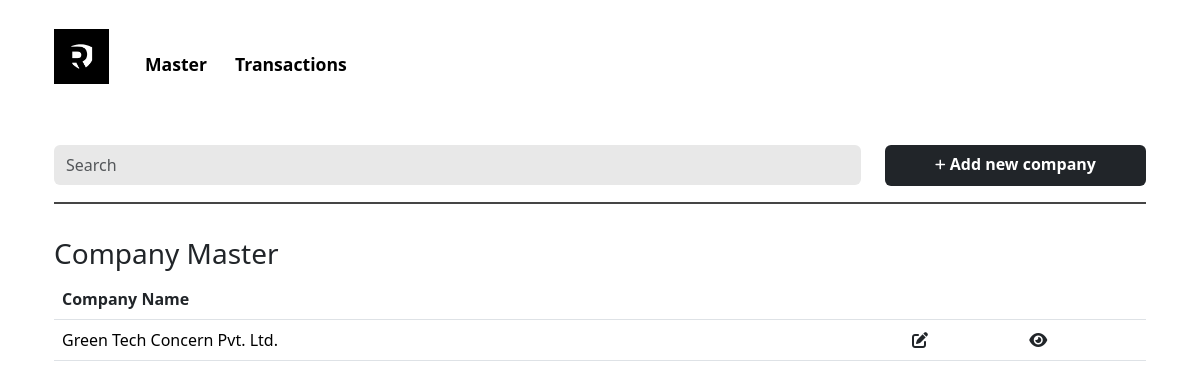
Page /master/?selection=company on the earlier database version.
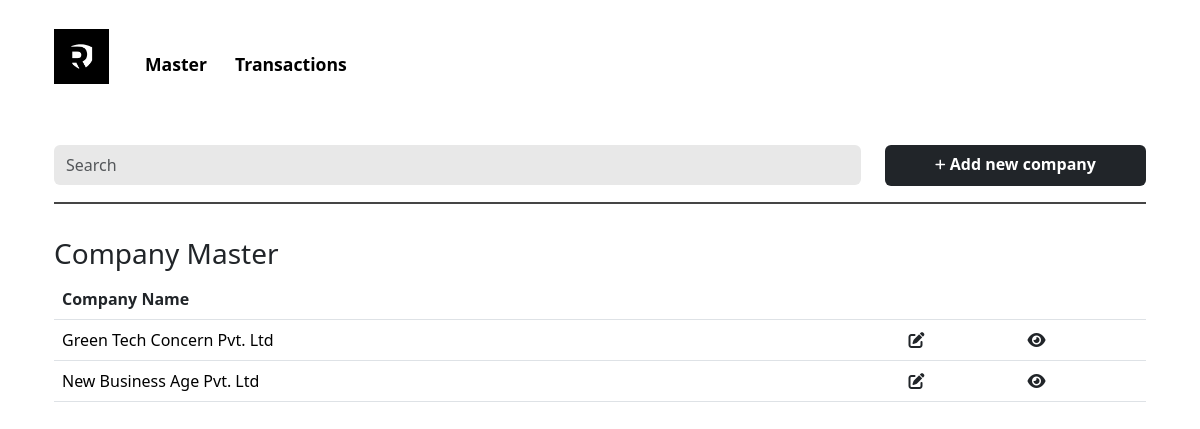
Same page on the later database version.
### resecurityapp/models.py (models this page shows, shortened)
class Company(models.Model):
    Company_Name = models.CharField(max_length=100)
    sector = models.ForeignKey(Sector, on_delete=models.CASCADE)
    address = models.CharField(max_length=255)
    city = models.CharField(max_length=100)
    country = models.CharField(max_length=100)
    Contact_Person = models.CharField(max_length=100)
    designation = models.CharField(max_length=100)
    email = models.EmailField()
    Phone_Number = models.CharField(max_length=20)
    requirement = models.ForeignKey(Requirement, on_delete=models.CASCADE)
    Requirement_Description = models.TextField()
    price = models.CharField(max_length=100)
    via = models.ForeignKey(Via, on_delete=models.CASCADE)
    status = models.ForeignKey(Status, on_delete=models.CASCADE)
    class Meta:
        verbose_name_plural = "companies"

### resecurityapp/views.py (the view)
# urls.py: path('master/', views.master, name='master'),
def master(request):
    companies = Company.objects.all()
    sectors = Sector.objects.all()
    requirements = Requirement.objects.all()
    vias = Via.objects.all()
    statuses = Status.objects.all()
    partners = Partner.objects.all()
    selection = request.GET.get('selection', None)
    return render(request, 'master.html', {'companies': companies, 'sectors': sectors, 'requirements': requirements, 'vias': vias, 'statuses': statuses, 'partners': partners, 'selection': selection})

### templates/master.html (shortened to what this page needs)
{% load static %}
<!doctype html>
<html lang="en">
<head>
    <link href="https://cdn.jsdelivr.net/npm/bootstrap@5.3.2/dist/css/bootstrap.min.css" rel="stylesheet">
    <link href="{% static 'css/homepage.css' %}" rel="stylesheet">
</head>
<body>
    <div class="container">
        <div id="navbar">
            <nav class="navbar navbar-expand-lg justify-content-center">
                <div class="container-fluid mt-3">
                    <a class="navbar-brand" href="{% url 'homepage' %}">
                        <img src="{% static 'images/logo.png' %}" alt="Resecurity CRM" width="55">
                    </a>
                    <div class="collapse navbar-collapse" id="navbarNav">
                        <ul class="navbar-nav mt-3">
                            <li class="nav-item" id="master">
                                <a class="nav-link fw-semibold" style="cursor: pointer;">Master</a>
                            </li>
                            <li class="nav-item active" id="transactions">
                                <a class="nav-link fw-semibold" href="{% url 'homepage' %}">Transactions</a>
                            </li>
                        </ul>
                    </div>
                </div>
            </nav>
        </div>
        {% if selection == "company" %}
        <div class="container mt-5">
            <div class="row g-3">
                <div class="col">
                    <form class="d-flex" id="search" role="search">
                        <input class="form-control me-2 py-2" type="search" placeholder="Search" aria-label="Search">
                    </form>
                </div>
                <div class="col-3">
                    <button type="submit" class="btn fw-semibold w-100" name="company-submit" style="background-color: #212529;">
                        <i class="fa-solid fa-plus fa-xs" style="color: #ffffff;"></i> Add new company
                    </button>
                </div>
            </div>
            <div class="hl mt-3"></div>
        </div>
        <div id="company-detail-content" class="company-detail-content container">
            <h3>Company Master</h3>
            <table class="table">
                <thead>
                    <tr>
                        <th scope="col">Company Name</th>
                        <th scope="col"></th>
                        <th scope="col"></th>
                    </tr>
                </thead>
                <tbody>
                    {% for company in companies %}
                    <tr>
                        <td>{{ company.Company_Name }}</td>
                        <td>
                            <a href="{% url 'form' company.id %}">
                                <i class="fa-solid fa-pen-to-square" style="color: #212529;"></i>
                            </a>
                        </td>
                        <td>
                            <a href="{% url 'details' company.id %}">
                                <i class="fa-solid fa-eye" style="color: #212529;"></i>
                            </a>
                        </td>
                    </tr>
                    {% endfor %}
                </tbody>
            </table>
        </div>
        {% endif %}
    </div>
</body>
</html>

### static/css/homepage.css (style rules this page uses)
.navbar-nav .nav-link { margin-left: 1vw; font-size: 1.1rem; }
.hl { border-top: 2px solid rgb(69, 69, 69); }
.company-content, .company-detail-content, .sector-content, .sector-detail-content, .requirement-content, .requirement-detail-content, .via-content, .via-detail-content, .status-content, .status-detail-content, .partner-content, .partner-detail-content { margin-top: 3%; }
.company-detail-content th, .sector-detail-content th, .requirement-detail-content th, .via-detail-content th, .status-detail-content th, .partner-detail-content th { color: #212529; }

### static/css/style.css (style rules this page uses)
body { margin: 0; padding: 0; box-sizing: border-box; }
html { scroll-behavior: smooth; }
.nav-link { color: black; }
.btn { background-color: black; color: white; padding-bottom: 1.1vh; }
.form-control { background-color: #e8e8e8; border: none; }

Differences in the rows shown:
changed Company: Company_Name "Green Tech Concern Pvt. Ltd." → "Green Tech Concern Pvt. Ltd"
added Company: Company_Name "New Business Age Pvt. Ltd"
